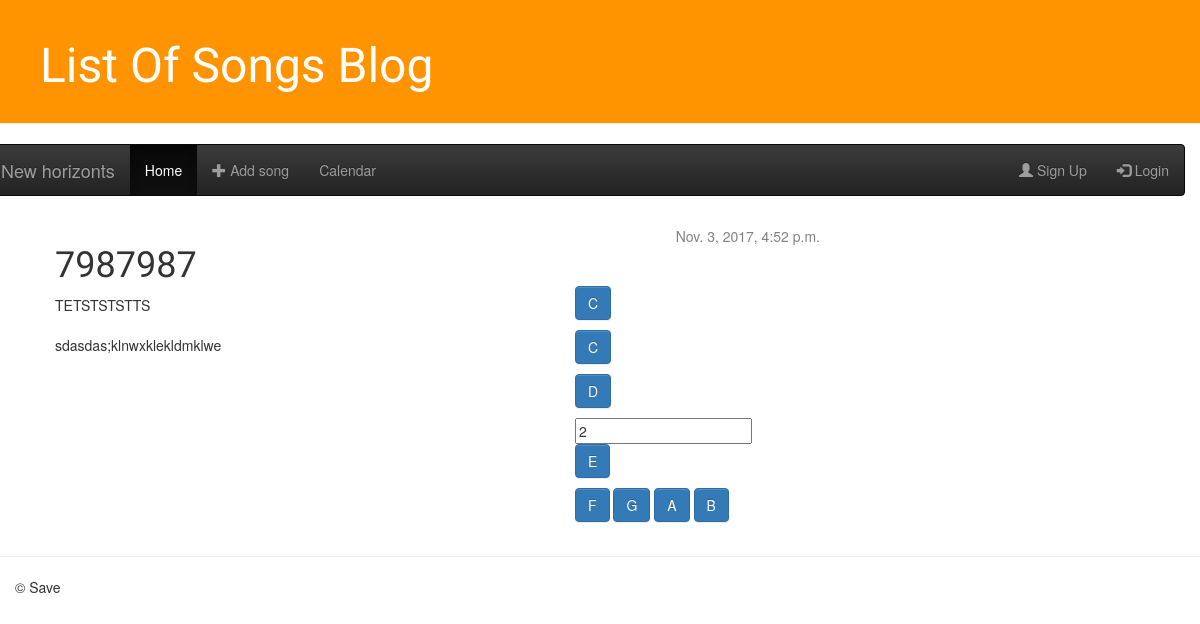
/post/6/, run on an earlier commit of the app's database.
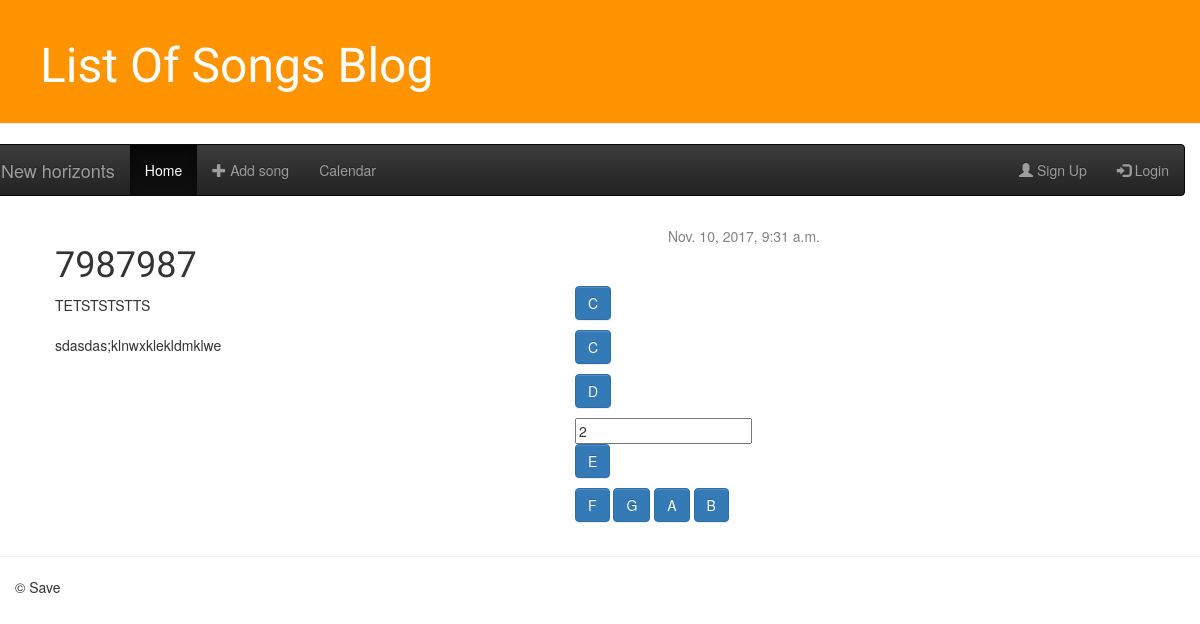
And on a later commit of the database.
### blog/models.py (models this page shows, shortened)
class Post(models.Model):
    author = models.ForeignKey('auth.User')
    title = models.CharField(max_length=200)
    text = models.TextField()
    image = models.FileField(null = True, blank = True)
    music = models.FileField(null=True, blank=True)
    created_date = models.DateTimeField(
            default=timezone.now)
    published_date = models.DateTimeField(
            blank=True, null=True)

### blog/views.py (the view)
# urls.py: url(r'^post/(?P<pk>[0-9]+)/$', views.post_detail, name='post_detail'),
def post_detail(request, pk):
    post = get_object_or_404(Post, pk=pk)
    text = post.text
    pattern = compile(r'([A-H]#?m?7?s?u?s?2? |[A-H]#?m?7?s?u?s?2?\r\n)')
    text = sub(pattern, lambda x: '<strong>' + x.group(1) + '</strong>', text)
    context = {"title": post.title,
               "post": post,
               "text": text
               }
    return render(request, 'blog/post_detail.html', context)

### blog/templates/blog/post_detail.html (shortened to what this page needs)
{% extends 'blog/base.html' %}
{% block content %}
<div class="row">
    <div class="post">
        {% if post.published_date %}
        <div class="date">
            {{ post.published_date }}
        </div>
        {% endif %}
        <div class="col-sm-9 col-md-6 col-lg-8">
            <h1>{{ post.title }}</h1>
            {% block content_text %}
            <p>{{ text|safe|linebreaksbr }}</p>
            {% endblock %}
        </div>
    </div>
    <div class="col-sm-3 col-md-6 col-lg-4">
        <div class="btn-group-vertical">
            <form method="GET" action="{% url 'post_text' pk=post.pk %}">
                <p>
                    <button type="submit" name="C" value="C" class="btn btn-primary">C</button>
                </p>
                <p><a href="{% url 'post_text' pk=post.pk %}" onclick="document.getElementById('query').submit();"><span
                        class="btn btn-primary">C</span></a></p>
                <p><a href="{% url 'post_text' pk=post.pk %}"><span class="btn btn-primary">D</span></a></p>
                <input type="text" name="query" value="2">
                <p><a href="{% url 'post_text' pk=post.pk %}"><span class="btn btn-primary">E</span></a></p>
                <a href="{% url 'post_text' pk=post.pk %}"><span class="btn btn-primary">F</span></a>
                <a href="{% url 'post_text' pk=post.pk %}"><span class="btn btn-primary">G</span></a>
                <a href="{% url 'post_text' pk=post.pk %}"><span class="btn btn-primary">A</span></a>
                <a href="{% url 'post_text' pk=post.pk %}"><span class="btn btn-primary">B</span></a>
            </form>
        </div>
    </div>
</div>
{% endblock %}

What changed in the data, as far as the page shows it:
changed Post "TETSTSTSTTS sdasdas;klnwxklekldmklwe": published_date "Nov. 3, 2017, 4:52 p.m." → "Nov. 10, 2017, 9:31 a.m."
